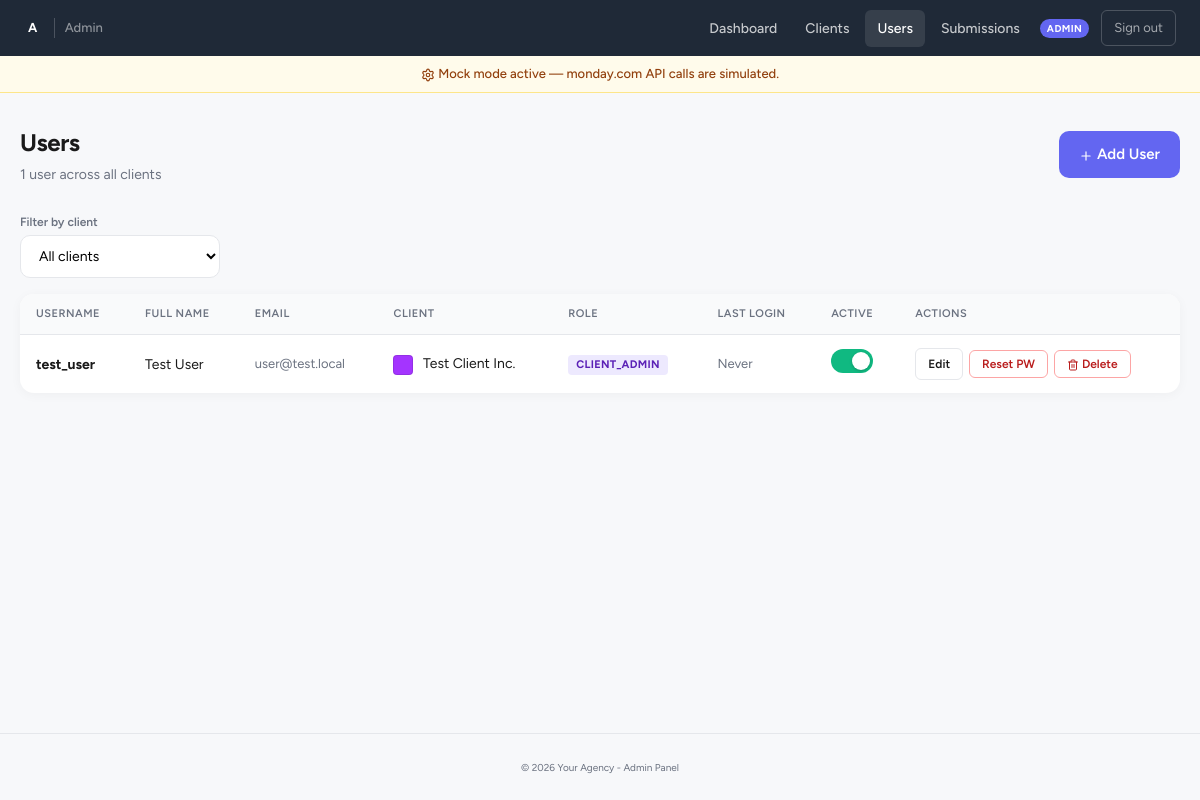
Page /admin/users.php (signed in) on the committed database.
### tables this page shows
CREATE TABLE IF NOT EXISTS users (
  id            INT AUTO_INCREMENT PRIMARY KEY,
  client_id     INT           NOT NULL COMMENT 'Legacy primary client — kept as safety net',
  username      VARCHAR(50)   NOT NULL,
  email         VARCHAR(100)  NOT NULL,
  password_hash VARCHAR(255)  NOT NULL,
  full_name     VARCHAR(100),
  role          ENUM('user', 'client_admin') DEFAULT 'user',
  active        TINYINT(1)    DEFAULT 1,
  last_login    TIMESTAMP     NULL,
  created_at    TIMESTAMP     DEFAULT CURRENT_TIMESTAMP,
  FOREIGN KEY (client_id) REFERENCES clients(id) ON DELETE CASCADE,
  UNIQUE KEY uniq_user_per_client (client_id, username),
  INDEX idx_client (client_id)
);

### src/includes/auth.php (called while the page is built, shortened)
<?php
require_once __DIR__ . '/db.php';
require_once __DIR__ . '/icons.php';
function e(?string $s): string {
    return htmlspecialchars($s ?? '', ENT_QUOTES, 'UTF-8');
}
function is_admin_logged_in(): bool {
    return isset($_SESSION['admin_id']);
}
function current_admin(): ?array {
    static $admin = null;
    if ($admin === null) {
        $stmt = db()->prepare("SELECT id, username, email, full_name FROM admins WHERE id = ? AND active = 1 LIMIT 1");
        $stmt->execute([$_SESSION['admin_id']]);
        $admin = $stmt->fetch() ?: null;
    }
    return $admin;
}

### src/includes/db.php (called while the page is built)
<?php
require_once __DIR__ . '/config.php';
function db(): PDO {
    static $pdo = null;
    if ($pdo === null) {
        $dsn = "mysql:host=" . DB_HOST . ";dbname=" . DB_NAME . ";charset=utf8mb4";
        try {
            $pdo = new PDO($dsn, DB_USER, DB_PASS, [
                PDO::ATTR_ERRMODE => PDO::ERRMODE_EXCEPTION,
                PDO::ATTR_DEFAULT_FETCH_MODE => PDO::FETCH_ASSOC,
                PDO::ATTR_EMULATE_PREPARES => false,
            ]);
        } catch (PDOException $e) {
            error_log('DB connection failed: ' . $e->getMessage());
            http_response_code(500);
            die('Database connection failed. Check container logs.');
        }
    }
    return $pdo;
}

### src/includes/config.php (called while the page is built, shortened)
<?php
function brand_logo_src(): ?string {
    $path = BRAND_LOGO_PATH;
    if (!$path) return null;
    $abs = ($_SERVER['DOCUMENT_ROOT'] ?? '') . '/' . ltrim($path, '/');
    return file_exists($abs) ? $path : null;
}

### src/admin/users.php (the view, shortened to what this page needs)
<?php
require_once __DIR__ . '/../includes/auth.php';
$filter_client = filter_input(INPUT_GET, 'client_id', FILTER_VALIDATE_INT) ?: 0;
$where  = $filter_client ? 'WHERE uc.client_id = ?' : '';
$params = $filter_client ? [$filter_client] : [];
$stmt = db()->prepare("
    SELECT u.id, u.username, u.full_name, u.email, u.role, u.active, u.last_login, u.created_at,
           GROUP_CONCAT(c.name ORDER BY uc.is_primary DESC, c.name ASC SEPARATOR ', ') AS client_names,
           MAX(CASE WHEN uc.is_primary = 1 THEN c.accent_color ELSE NULL END) AS accent_color,
           COUNT(DISTINCT uc.client_id) AS client_count,
           COUNT(DISTINCT s.id) AS submission_count
    FROM users u
    LEFT JOIN user_clients uc ON uc.user_id = u.id
    LEFT JOIN clients c       ON uc.client_id = c.id AND c.active = 1
    LEFT JOIN submissions s   ON s.user_id = u.id
    {$where}
    GROUP BY u.id
    ORDER BY MIN(c.name), u.username
");
$stmt->execute($params);
$users = $stmt->fetchAll();
include __DIR__ . '/includes/admin_header.php';
?>
<div class="admin-container">
  <div class="admin-page-header">
    <div>
      <h1>Users</h1>
      <p><?= count($users) ?> user<?= count($users) !== 1 ? 's' : '' ?><?= $filter_client ? ' in selected client' : ' across all clients' ?></p>
    </div>
    <a href="/admin/user-edit.php<?= $filter_client ? '?client_id='.$filter_client : '' ?>" class="btn-primary btn-inline"><?= icon('plus', 14) ?> Add User</a>
  </div>
  <div class="admin-filter-bar" style="margin-bottom:16px;">
    <form method="GET" style="display:flex;gap:10px;align-items:flex-end;">
      <div>
        <label for="client_id">Filter by client</label>
        <select name="client_id" id="client_id" onchange="this.form.submit()" style="min-width:200px;">
          <option value="0" <?= !$filter_client ? 'selected' : '' ?>>All clients</option>
        </select>
      </div>
    </form>
  </div>
  <div class="admin-table-card">
    <table class="admin-table">
      <thead>
        <tr>
          <th>Username</th>
          <th>Full Name</th>
          <th>Email</th>
          <th>Client</th>
          <th>Role</th>
          <th>Last Login</th>
          <th>Active</th>
          <th>Actions</th>
        </tr>
      </thead>
      <tbody>
        <?php foreach ($users as $u): ?>
          <tr data-user-id="<?= (int)$u['id'] ?>">
            <td><strong><?= e($u['username']) ?></strong></td>
            <td><?= e($u['full_name'] ?: '—') ?></td>
            <td class="muted small"><?= e($u['email']) ?></td>
            <td>
              <?php if ($u['accent_color']): ?>
                <span class="color-swatch" style="background:<?= e($u['accent_color']) ?>"></span>
              <?php endif; ?>
              <?php
                $names     = $u['client_names'] ?? '—';
                $cnt       = (int)($u['client_count'] ?? 0);
                $nameArr   = array_map('trim', explode(',', $names));
                if ($cnt > 3) {
                    echo e(implode(', ', array_slice($nameArr, 0, 2))) . ', <span class="muted small">+' . ($cnt - 2) . ' more</span>';
                } else {
                    echo e($names);
                }
              ?>
            </td>
            <td>
              <span class="admin-tag <?= $u['role'] === 'client_admin' ? 'admin-tag-admin' : 'admin-tag-user' ?>">
                <?= e($u['role']) ?>
              </span>
            </td>
            <td class="muted small">
              <?= $u['last_login'] ? e(date('M j, Y', strtotime($u['last_login']))) : 'Never' ?>
            </td>
            <td>
              <label class="toggle">
                <span class="toggle-slider"></span>
              </label>
            </td>
            <td>
              <div class="actions">
                <a href="/admin/user-edit.php?id=<?= (int)$u['id'] ?>" class="btn-sm">Edit</a>
                <button type="button" class="btn-sm btn-sm-danger js-reset-password"
                        data-id="<?= (int)$u['id'] ?>"
                        data-username="<?= e($u['username']) ?>">
                  Reset PW
                </button>
                <button type="button" class="btn-sm btn-sm-danger js-delete-user"
                        data-id="<?= (int)$u['id'] ?>"
                        data-username="<?= e($u['username']) ?>"
                        data-client="<?= e($u['client_names'] ?? '') ?>"
                        data-subs="<?= (int)$u['submission_count'] ?>">
                  <?= icon('trash-2', 12) ?> Delete
                </button>
              </div>
            </td>
          </tr>
        <?php endforeach; ?>
      </tbody>
    </table>
  </div>
</div>
<?php include __DIR__ . '/includes/admin_footer.php'; ?>

### src/admin/includes/admin_header.php (shortened to what this page needs)
<?php
$admin = current_admin();
$current = basename($_SERVER['PHP_SELF']);
$_agency_logo = brand_logo_src();
?>
<!DOCTYPE html>
<html lang="en">
<head>
<link rel="stylesheet" href="/assets/css/style.css">
<link rel="stylesheet" href="/assets/css/admin.css">
</head>
<body>
<?php if ($admin): ?>
<nav class="topnav admin-nav">
  <div class="topnav-inner">
    <a href="/admin/index.php" class="brand">
      <?php if ($_agency_logo): ?>
        <span class="brand-logo"><img src="<?= e($_agency_logo) ?>" alt="<?= e(AGENCY_NAME) ?> logo"></span>
      <?php else: ?>
        <span class="brand-logo brand-initials"><?= e(BRAND_LOGO_INITIALS) ?></span>
      <?php endif; ?>
      <span class="brand-sub">Admin</span>
    </a>
    <div class="admin-nav-links">
      <a href="/admin/index.php" class="admin-nav-link <?= in_array($current, ['index.php']) ? 'active' : '' ?>">Dashboard</a>
      <a href="/admin/clients.php" class="admin-nav-link <?= in_array($current, ['clients.php', 'client-edit.php']) ? 'active' : '' ?>">Clients</a>
      <a href="/admin/users.php" class="admin-nav-link <?= in_array($current, ['users.php', 'user-edit.php']) ? 'active' : '' ?>">Users</a>
      <a href="/admin/submissions.php" class="admin-nav-link <?= $current === 'submissions.php' ? 'active' : '' ?>">Submissions</a>
      <span class="admin-badge">Admin</span>
      <a href="/admin/logout.php" class="admin-nav-logout">Sign out</a>
    </div>
  </div>
</nav>
<?php endif; ?>
<?php if (MOCK_MONDAY): ?>
<div class="mock-banner"><?= icon('settings', 14) ?> Mock mode active — monday.com API calls are simulated.</div>
<?php endif; ?>
<main class="admin-main">

### src/includes/icons.php (shortened to what this page needs)
<?php
function icon(string $name, int $size = 16, string $class = ''): string {
    $inner = $icons[$name] ?? $icons['circle-alert'];
    $cls   = trim('icon ' . $class);
    return sprintf(
        '<svg xmlns="http://www.w3.org/2000/svg" width="%d" height="%d" viewBox="0 0 24 24" fill="none" stroke="currentColor" stroke-width="2" stroke-linecap="round" stroke-linejoin="round" class="%s" aria-hidden="true">%s</svg>',
        $size, $size,
        htmlspecialchars($cls, ENT_QUOTES, 'UTF-8'),
        $inner
    );
}

### src/admin/includes/admin_footer.php (shortened to what this page needs)
</main>
<footer class="footer" style="border-top: 1px solid var(--border);">
  <small>© <?= date('Y') ?> <?= e(AGENCY_NAME) ?> - Admin Panel</small>
</footer>
</body>
</html>

### src/assets/css/style.css (style rules this page uses)
:root { --brand-primary: #6366f1; --brand-primary-dark: #111827; --brand-primary-light: #eef2ff; --client-accent: #0066cc; --text: #1a1a1a; --text-muted: #6b7280; --border: #e5e7eb; --bg: #f7f8fa; --card: #ffffff; --radius: 10px; --radius-lg: 14px; --success-bg: #ecfdf5; --success-text: #065f46; --error-bg: #fef2f2; --error-text: #991b1b; --warning-bg: #fffbeb; --warning-text: #92400e; }
* { box-sizing: border-box; margin: 0; padding: 0; }
.icon { display: inline-block; vertical-align: middle; flex-shrink: 0; }
body { font-family: 'Figtree', -apple-system, BlinkMacSystemFont, sans-serif; background: var(--bg); color: var(--text); line-height: 1.5; min-height: 100vh; display: flex; flex-direction: column; }
.mock-banner { background: var(--warning-bg); color: var(--warning-text); padding: 8px 20px; text-align: center; font-size: 13px; font-weight: 500; border-bottom: 1px solid #fde68a; }
.topnav { background: white; border-bottom: 1px solid var(--border); padding: 14px 24px; }
.topnav-inner { max-width: 1100px; margin: 0 auto; display: flex; justify-content: space-between; align-items: center; flex-wrap: wrap; gap: 12px; }
.brand { display: flex; align-items: center; gap: 10px; text-decoration: none; color: var(--text); }
.brand-logo { background: #f3f4f6; border-radius: 4px; color: white; display: flex; align-items: center; justify-content: center; font-weight: 700; font-size: 14px; letter-spacing: -0.5px; padding: 2px 4px; }
.brand-initials { background: var(--brand-primary); color: #fff; font-size: 13px; font-weight: 700; letter-spacing: 0.5px; padding: 4px 8px; border-radius: 6px; }
.brand-sub { color: var(--text-muted); font-size: 13px; font-weight: 500; border-left: 1px solid var(--border); padding-left: 10px; margin-left: 2px; }
input[type="text"], input[type="password"], input[type="date"], input[type="url"], input[type="email"], textarea, select { width: 100%; padding: 11px 14px; border: 1.5px solid var(--border); border-radius: var(--radius); font-family: inherit; font-size: 14px; background: white; transition: all 0.15s; }
.btn-primary { width: 100%; padding: 14px; background: var(--brand-primary); color: white; border: none; border-radius: var(--radius); font-family: inherit; font-size: 15px; font-weight: 600; cursor: pointer; transition: background 0.15s; text-decoration: none; display: inline-block; text-align: center; }
.btn-inline { width: auto; padding: 12px 20px; }
.muted { color: var(--text-muted); }
.small { font-size: 13px; }
.footer { text-align: center; padding: 24px; color: var(--text-muted); font-size: 12px; }

### rows in the picture
users: username "test_user", full_name "Test User", email "user@test.local", names "Test Client Inc.", role "CLIENT_ADMIN", shows "Never"

### other values in the picture
BRAND_LOGO_INITIALS "A"
count($users) "1"
AGENCY_NAME "Your Agency"
